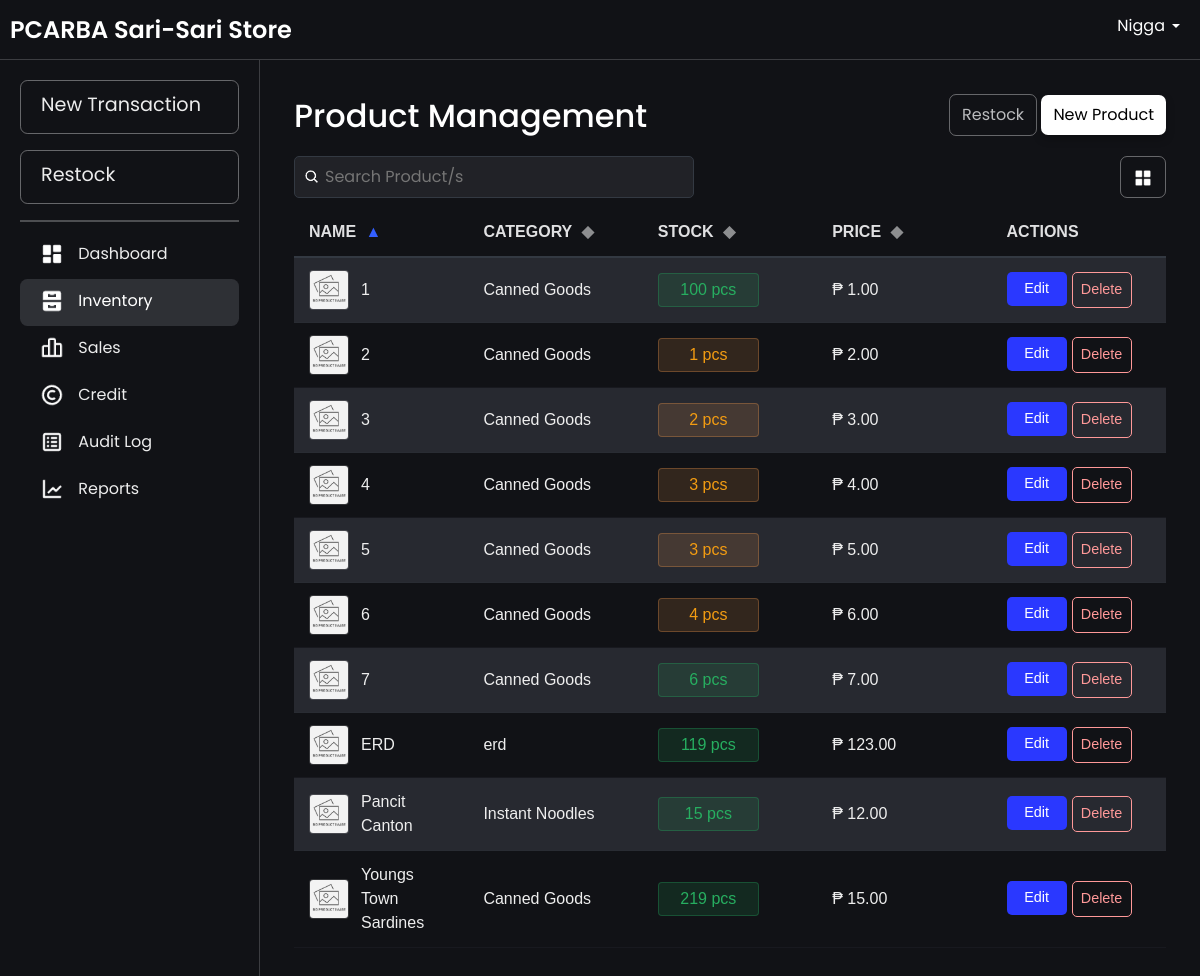
Screenshot of /inventory.php (signed in) with the database file from the repository.
### tables this page shows
CREATE TABLE `products` (
  `productId` int(11) NOT NULL AUTO_INCREMENT,
  `productName` varchar(100) NOT NULL,
  `productCategory` varchar(100) NOT NULL,
  `unitPrice` decimal(10,2) NOT NULL,
  `categoryId` int(11) NOT NULL,
  `unit` enum('pcs','kg','L','pack','mL','doz','m') NOT NULL DEFAULT 'pcs',
  `imagePath` varchar(255) DEFAULT NULL,
  PRIMARY KEY (`productId`),
  KEY `categories_products` (`categoryId`),
  CONSTRAINT `categories_products` FOREIGN KEY (`categoryId`) REFERENCES `categories` (`categoryId`)
);

CREATE TABLE `categories` (
  `categoryId` int(11) NOT NULL AUTO_INCREMENT,
  `categoryName` varchar(40) DEFAULT NULL,
  PRIMARY KEY (`categoryId`)
);

### inventory.php (the view, shortened to what this page needs)
<?php
include 'db.php';
function isProductReferencedInSaleItem($conn, $productId)
{
    $query = "SELECT COUNT(*) as count FROM sale_item WHERE productId = ?";
    $stmt = $conn->prepare($query);
    $stmt->bind_param("i", $productId);
    $stmt->execute();
    $result = $stmt->get_result();
    $row = $result->fetch_assoc();
    return $row['count'] > 0;
}
$query = "
    SELECT
        p.productId,
        p.productName,
        c.categoryName AS productCategory,
        p.unitPrice,
        COALESCE(SUM(b.quantity), 0) AS totalStock,
        p.unit,
        p.imagePath as image
    FROM
        products p
    LEFT JOIN
        batchItem b ON p.productId = b.productId
    LEFT JOIN
        categories c ON p.categoryId = c.categoryId
    GROUP BY
        p.productId, p.productName, c.categoryName, p.unitPrice, p.unit, p.imagePath
";
$result = $conn->query($query);
$products = $result->fetch_all(MYSQLI_ASSOC);
?>
<!DOCTYPE html>
<html lang="en">
<head>
    <link href="css/bootstrap.min.css" rel="stylesheet">
    <link rel="stylesheet" href="css/layer1.css">
    <link rel="stylesheet" href="css/inventory.css">
</head>
<body>
    <?php include 'navbar.php'; ?>
    <div class="main-content fade-in">
        <div class="container">
            <div class="header-container">
                <h2>Product Management</h2>
                <div class="button">
                    <a title="Restock product" href="restock.php" class="restock-button">Restock</a>
                    <a title="New product" href="insertProduct.php" class="button-product">New Product</a>
                </div>
                <div class="search-container">
                    <div class="search-wrapper">
                        <img src="images/search-icon.png" alt="Search" class="search-icon">
                        <input type="text" id="searchBar" placeholder="Search Product/s" onkeyup="filterProducts(); toggleClearIcon();">
                    </div>
                    <div class="toggle-container">
                        <a title="Grid View" href="grid.php" class="grid-button">
                            <img src="images/grid-mode.png" alt="Grid Mode" style="width: 20px; height: 20px;">
                        </a>
                    </div>
                </div>
            </div>
            <div id="tableView" class="view active table-wrapper">
                <table id="productTable" data-sort-order="asc" data-sort-column="0">
                    <thead>
                        <tr align="left">
                            <th onclick="sortTable(0)">Name <span class="sort-indicator active-sort">▼</span></th>
                            <th onclick="sortTable(1)">Category <span class="sort-indicator">◆</span></th>
                            <th onclick="sortTable(2)">Stock <span class="sort-indicator">◆</span></th>
                            <th onclick="sortTable(3)">Price <span class="sort-indicator">◆</span></th>
                            <th>Actions</th>
                        </tr>
                    </thead>
                    <tbody>
                        <?php if (empty($products)) { ?>
                            <tr>
                                <td colspan="5" style="text-align: center;">No products found. <a href="insertProduct.php">Stock a product</a>.</td>
                            </tr>
                        <?php } else { ?>
                            <?php foreach ($products as $product) {
                                $stockClass = '';
                                if ($product['totalStock'] == 0) {
                                    $stockClass = 'stock-out';
                                } elseif ($product['totalStock'] < 5) {
                                    $stockClass = 'stock-low';
                                } else {
                                    $stockClass = 'stock-good';
                                }
                                $isReferenced = isProductReferencedInSaleItem($conn, $product['productId']);
                                $imagePath = isset($product['image']) && !empty($product['image'])
                                    ? (file_exists($product['image']) ? $product['image'] : 'images/no-image.png')
                                    : 'images/no-image.png';
                            ?>
                                <tr>
                                    <td>
                                        <div class="product-thumb-container">
                                            <img src="<?php echo $imagePath; ?>" alt="<?php echo htmlspecialchars($product['productName']); ?>" class="product-thumbnail">
                                            <span><?php echo htmlspecialchars($product['productName']); ?></span>
                                        </div>
                                    </td>
                                    <td><?php echo htmlspecialchars($product['productCategory']); ?></td>
                                    <td>
                                        <span class="stock-badge <?php echo $stockClass; ?>">
                                            <?php echo $product['totalStock'] == 0 ? 'Out of Stock' : htmlspecialchars($product['totalStock']) . (isset($product['unit']) ? ' ' . htmlspecialchars($product['unit']) : ''); ?>
                                        </span>
                                    </td>
                                    <td>₱ <?php echo number_format($product['unitPrice'], 2); ?></td>
                                    <td>
                                        <div class="action-buttons">
                                            <form method="post" style="display:inline;">
                                                <a title="Edit product" href="editProduct.php?productName=<?php echo urlencode($product['productName']); ?>" class="btn-action btn-edit">
                                                    <span>Edit</span>
                                                </a>
                                            </form>
                                            <form method="post" style="display:inline;" onsubmit="return confirmDelete()">
                                                <button title="Delete product" type="submit" name="delete_product" class="btn-action btn-delete" <?php echo $isReferenced ? 'disabled' : ''; ?>>
                                                    <span>Delete</span>
                                                </button>
                                            </form>
                                        </div>
                                    </td>
                                </tr>
                            <?php } ?>
                        <?php } ?>
                    </tbody>
                </table>
            </div>
        </div>
    </div>
</body>
</html>

### css/layer1.css (style rules this page uses)
.fade-in { animation: fadeInAnimation ease .1s; -webkit-animation: fadeInAnimation ease 1s; -moz-animation: fadeInAnimation ease 1s; -o-animation: fadeInAnimation ease 1s; -ms-animation: fadeInAnimation ease 1s; }
body { background-color: rgb(17, 18, 22); font-family: "Poppins", serif; color: white; }

### css/inventory.css (style rules this page uses)
.search-container { margin-top: 10px; display: flex; justify-content: space-between; align-items: center; gap: 10px; position: relative; width: 100%; }
.header-container { display: flex; align-items: center; flex-wrap: wrap; flex-direction: row; justify-content: space-between; position: relative; padding: 10px; }
.search-wrapper { display: flex; align-items: center; position: relative; width: 100%; max-width: 400px; }
.search-wrapper .search-icon { position: absolute; left: 10px; width: 16px; height: 16px; }
.search-wrapper input { padding: 8px 8px 8px 30px; width: 100%; border-radius: 5px; border: 1px solid #333942; background-color: rgba(33, 34, 39, 255); color: #f7f7f8; }
.table-wrapper { overflow-x: hidden; }
table { font-family: Arial, Helvetica, sans-serif; width: 90%; border-collapse: separate; border-spacing: 0 10px; table-layout: fixed; }
table thead { position: sticky; top: 0; z-index: 10; background-color: #1f1f1f; }
table tbody tr:nth-child(odd) { background-color: #272930; }
table tbody tr:nth-child(even) { background-color: rgb(17, 18, 22); }
table th, table td { text-wrap: auto; }
table th { padding: 7px; background-color: rgb(17, 18, 22); color: rgba(247, 247, 248, 0.9); font-weight: bold; text-transform: uppercase; font-size: 1rem; padding-bottom: 25px; }
table td { padding: 5px 10px; font-size: 1rem; color: #eee; margin: 0 5px; white-space: wrap; overflow: hidden; text-overflow: ellipsis; word-wrap: break-word; }
table tr { background-color: transparent; }
.restock-button { display: inline-block; padding: 8px 12px; background: transparent; color: rgb(187, 188, 190); text-decoration: none; border-radius: 7px; border: 0.5px solid rgba(187, 188, 190, 0.5); transition: border-color 0.3s, color 0.3s; margin-bottom: 10px; }
.button-product { background: transparent; display: inline-block; padding: 8px 12px; background-color: rgb(255, 255, 255); color: #000; text-decoration: none; border-radius: 7px; box-shadow: 0 4px 8px rgba(0, 0, 0, 0.26); transition: all 0.3s ease; margin-bottom: 10px; }
.btn-action { text-decoration: none; padding: 6px 8px; font-size: 0.9rem; border-radius: 5px; transition: all 0.3s ease; display: inline-flex; align-items: center; justify-content: center; min-width: 60px; text-align: center; box-sizing: border-box; }
.btn-action span { display: inline; }
.btn-edit { background-color: rgb(42, 56, 255) !important; color: white !important; }
.btn-delete { border: 1px solid #ff3d3d !important; background-color: transparent !important; color: #ff3d3d !important; }
.btn-delete:disabled { border: 1px solid #ff9999 !important; color: #ff9999 !important; cursor: not-allowed; }
.action-buttons { display: flex; gap: 5px; }
th { cursor: pointer; }
.table-wrapper { height: 70vh; overflow-y: auto; position: relative; padding: 10px; padding-top: 0; }
#productTable { width: 100%; border-collapse: collapse; }
#productTable thead { position: sticky; top: 0; background: rgb(17, 18, 22); z-index: 10; }
#productTable th { background: rgb(17, 18, 22); border-bottom: 2px solid #333942; text-align: left; }
#productTable tbody { display: block; max-height: 65vh; }
#productTable tr { display: table; width: 100%; table-layout: fixed; }
#productTable td { padding: 10px 10px; font-size: 1rem; margin: 0 5px; width: 20%; }
.main-content { padding: 10px; height: 100vh; }
.stock-low { color: orange; }
.stock-good { color: limegreen; }

### navbar.php (style rules this page uses)
html, body { margin: 0; padding: 0; width: 100%; height: 100%; overflow-x: hidden; }
body { display: grid; grid-template-rows: 60px 1fr; grid-template-columns: 260px 1fr; height: 100vh; overflow: hidden; margin: 0; }
.main-content { grid-row: 2 / -1; grid-column: 2 / -1; padding: 24px 24px; overflow-y: auto; transition: margin-left 0.3s; margin: 0; }
.container { max-width: 100vw !important; width: 100%; padding: 0; margin: 0 auto; }

### rows the page displays
products: productName "Youngs Town Sardines", categoryId.categoryName "Canned Goods", totalStock "219", unit "pcs", unitPrice "15.00"
products: productName "Pancit Canton", categoryId.categoryName "Instant Noodles", totalStock "15", unit "pcs", unitPrice "12.00"
products: productName "1", categoryId.categoryName "Canned Goods", totalStock "100", unit "pcs", unitPrice "1.00"
products: productName "2", categoryId.categoryName "Canned Goods", totalStock "1", unit "pcs", unitPrice "2.00"
products: productName "3", categoryId.categoryName "Canned Goods", totalStock "2", unit "pcs", unitPrice "3.00"
products: productName "4", categoryId.categoryName "Canned Goods", totalStock "3", unit "pcs", unitPrice "4.00"
products: productName "5", categoryId.categoryName "Canned Goods", totalStock "3", unit "pcs", unitPrice "5.00"
products: productName "6", categoryId.categoryName "Canned Goods", totalStock "4", unit "pcs", unitPrice "6.00"
products: productName "7", categoryId.categoryName "Canned Goods", totalStock "6", unit "pcs", unitPrice "7.00"
products: productName "ERD", categoryId.categoryName "erd", totalStock "119", unit "pcs", unitPrice "123.00"

### other values shown
$_SESSION['username'] "Nigga"
